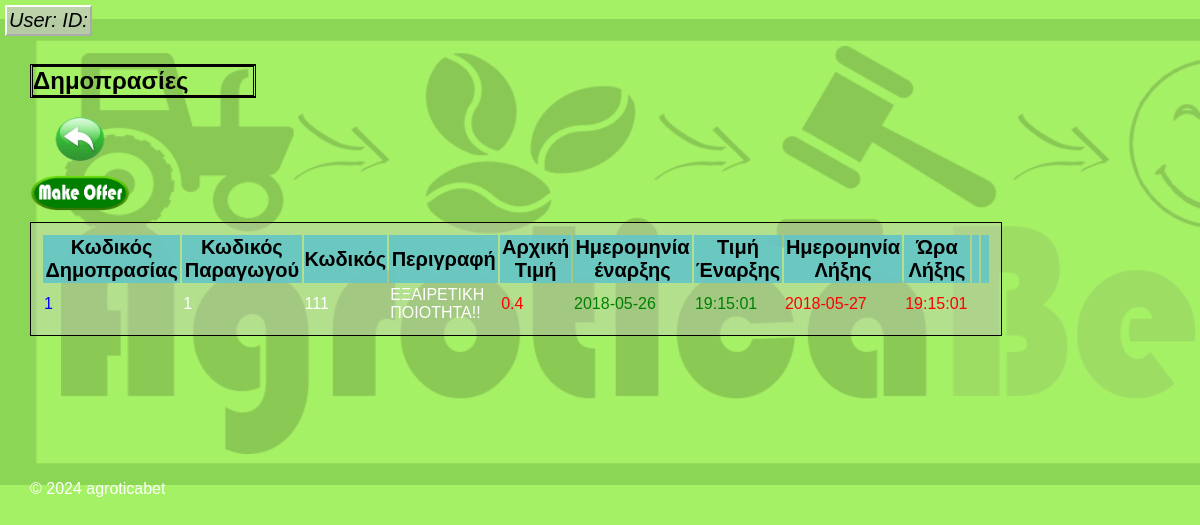
Screenshot of /public/traders/view_auctions.php (signed in) with the database file from the repository.
### tables this page shows
CREATE TABLE `auctions` (
  `id` int(11) NOT NULL,
  `id_pro` int(11) NOT NULL,
  `code` int(11) NOT NULL,
  `count` int(11) NOT NULL,
  `description` text NOT NULL,
  `start_price` float DEFAULT NULL,
  `date_start` date DEFAULT NULL,
  `time_start` time DEFAULT NULL,
  `date_end` date DEFAULT NULL,
  `time_end` time DEFAULT NULL,
  `active` tinyint(1) DEFAULT NULL
);

### private/functions.php (called while the page is built, shortened)
<?php
function url_for($script_path) {
  return WWW_ROOT . $script_path;
}
function h($string="") {
  return htmlspecialchars($string);
}
?>

### private/query_functions.php (called while the page is built, shortened)
<?php
    function find_all_auctions() {
      global $db;
      $sql = "SELECT * FROM auctions ";
      $sql .= "ORDER BY id ASC";
      $result = mysqli_query($db, $sql);
      return $result;
    }
  ?>

### public/traders/view_auctions.php (the view, shortened to what this page needs)
<?php  require_login_trader();
$auctions_set = find_all_auctions();
?>
<!DOCTYPE html>
<html>
<body background="<?php echo url_for('/images/eksofylo2.jpg'); ?>">
<head>
	<link rel="stylesheet" type="text/css" href="<?php echo url_for('/stylesheets/public.css'); ?>" />
</head>
		<div id="logo">
      User: <?php echo $_SESSION['username_producer'] ?? ' '; ?>
      ID: <?php echo $_SESSION['producer_id'] ?? ' '; ?>
		</div>
		<br>
<h1 class="auctions1">Δημοπρασίες </h1>
<form class="back_btn" action="<?php echo url_for('/traders/index.php'); ?>">
  <input type="image" src="back.png" alt="Submit"  width="100" height="50">
</form>
<form class="back_btn" action="<?php echo url_for('/traders/insert_offer.php'); ?>">
  <input type="image" src="makeoffer.png" alt="Submit"  width="100" height="50">
</form>
<div id="content3">
  <div class="auctions listing">
    <table class="list">
      <tr class="menu">
        <th> Κωδικός Δημοπρασίας</th>
        <th> Κωδικός Παραγωγού </th>
        <th> Κωδικός </th>
        <th> Περιγραφή </th>
        <th> Αρχική Τιμή </th>
        <th> Ημερομηνία έναρξης</th>
        <th> Τιμή Έναρξης </th>
        <th> Ημερομηνία Λήξης </th>
        <th> Ώρα Λήξης </th>
        <th> &nbsp; </th>
        <th> &nbsp; </th>
      </tr>
  <?php while($auction_set = mysqli_fetch_assoc($auctions_set)) { ?>
      <tr>
          <td class="id1"><?php echo h($auction_set['id']); ?></td>
          <td><?php echo h($auction_set['id_pro']); ?></td>
          <td><?php echo h($auction_set['code']); ?></td>
          <td><?php echo h($auction_set['description']); ?></td>
          <td class="price"><?php echo h($auction_set['start_price']); ?></td>
    	  <td class="start"><?php echo h($auction_set['date_start']); ?></td>
          <td class="start"><?php echo h($auction_set['time_start']); ?></td>
          <td class="end"><?php echo h($auction_set['date_end']); ?></td>
          <td class="end"><?php echo h($auction_set['time_end']); ?></td>
    	 </tr>
  <?php } ?>
</table>
</div>
</div>
<br/> <br/> <br/> <br/> <br/> <br/> <br/> <br/>
<?php include(SHARED_PATH . '/staff_footer.php'); ?>

### public/stylesheets/public.css (style rules this page uses)
body { font-family: Arial; font-size: 12pt; margin: 30px 30px 30px 30px; background-image: url("pictures/eksofylo2.jpg");; color: white; background-repeat: no-repeat; }
#logo { text-align: center; color: black; font-style: italic; position: absolute; top: 5px; left: 5px; padding: 2px; background-color: rgba(199, 198, 198,0.7); text-decoration: none; color: black; font-size: 15pt; border: 2px outset white; }
h1 { text-decoration: none; color: white; font-size: 18pt; border-style: dotted solid dashed double; width: 220px; }
.back_btn { left: 5px; top: 1px; }
.menu { padding: 10px; background-color: rgba(100, 198, 198,0.9); color: black; font-size: 15pt; }
#content3 { padding: 10px; background-color: rgba(199, 198, 198,0.4); width: 950px; border: 1px solid black; }
.auctions1 { text-decoration: none; color: black; font-size: 18pt; border-style: solid double; width: 220px; }
.id1 { color: blue; font-size: 12pt; }
.end { color: red; font-size: 12pt; }
.start { color: green; font-size: 12pt; }
.price { color: red; font-size: 12pt; }

### rows the page displays
auctions: id "1", id_pro "1", code "111", description "ΕΞΑΙΡΕΤΙΚΗ ΠΟΙΟΤΗΤΑ!!", start_price "0.4", date_start "2018-05-26", time_start "19:15:01", date_end "2018-05-27", time_end "19:15:01"
